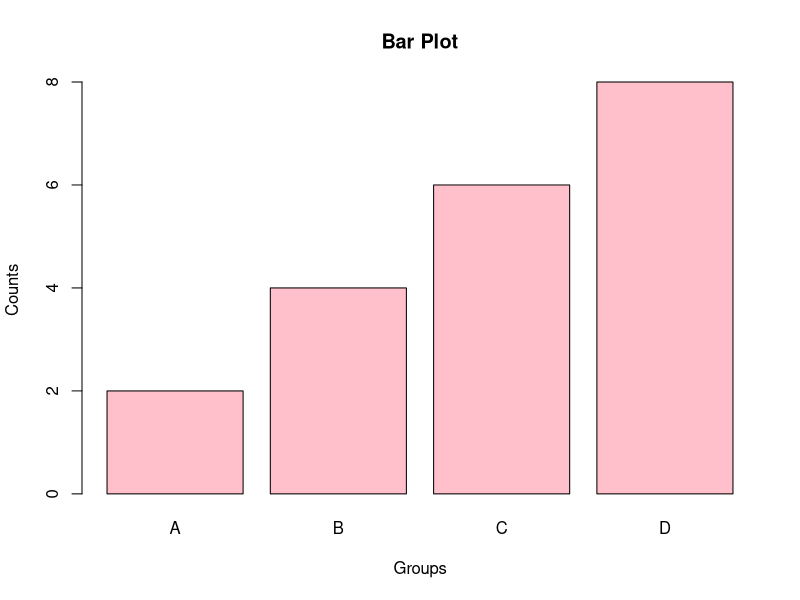

The R script that drew this image:
x <- c("A", "B", "C", "D")
y <- c(2, 4, 6, 8)

barplot(y, names.arg = x, col = "pink",xlab = "Groups",ylab = "Counts",main="Bar Plot")